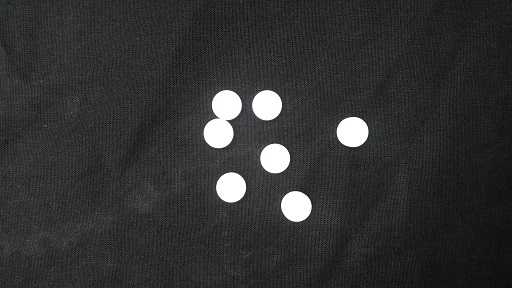
#> input picture POC/zdjecia/z1.jpg, 512 x 288 px; its folder holds only this picture in this run
$ jupyter execute --allow-errors scene-segmentation.ipynb
#> lines starting #> are read from the running program, lines starting #| are printed output that depends on the picture; after the words box and inside, x2 and y2 are one past the last pixel; in counts of white or black regions, pixels touching at a corner belong together; long printed decimals are rounded
#> further down, image is the input picture: shape (288, 512, 3); mean R, G, B 49.2, 50, 49.8
#> `hist, bins = histo`: hist = 256 values, max 144267 at index 0, min 0 at index 2, mean 576; bins = 257 values from 0 to 256
#> `plt.show()`:
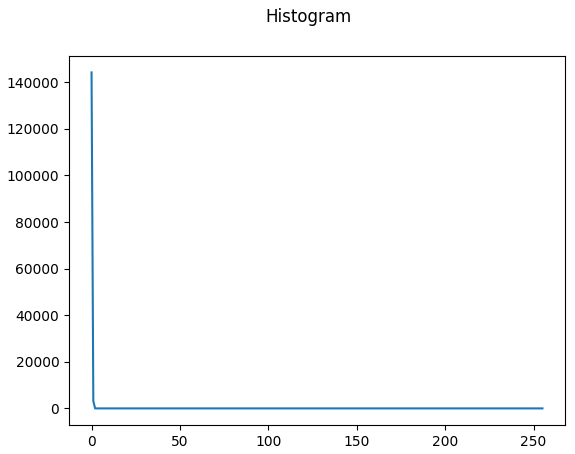
#> figure drawn by matplotlib, 1 panel; curve peaks at x = 0, y = 144267
[cell 1]
import numpy as np
import matplotlib.pyplot as plt
from skimage import io
from skimage.color import rgb2gray


path = 'zdjecia/'
#> (the rest of this cell did not finish here and is left out)

[cell 2]
from skimage import filters

th = filters.threshold_otsu(image)
#> th = 0.572
print('Prog binaryzacji: ', th)
#| Prog binaryzacji:  0.5717

binary = image < th
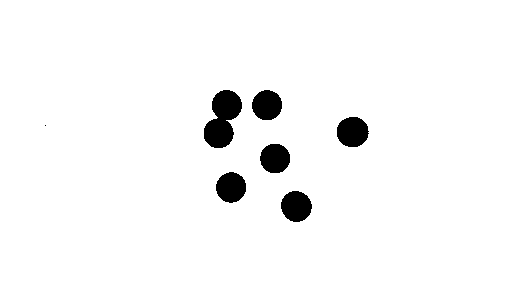
#> binary: shape (288, 512) bool; 96.6% white; 7 black regions (1 under 20 px), largest, box (x1, y1, x2, y2) and area: (204, 90, 242, 148) 1415, (337, 117, 369, 147) 763, (281, 191, 312, 222) 742, (216, 172, 246, 203) 717, (252, 90, 282, 120) 712, (260, 144, 290, 173) 698

plt.imshow(binary, cmap='binary')
plt.axis('on')
plt.suptitle('Obraz po binaryzacji')
plt.show()

[cell 3]
from scipy import ndimage as ndi
label_objects, nb_labels = ndi.label(binary)
#> nb_labels = 1

sizes = np.bincount(label_objects.ravel())
#> sizes = [5048, 142408]
mask_sizes = sizes > 20
#> mask_sizes = [True, True]
mask_sizes[0] = 0

figures = mask_sizes[label_objects]

plt.imshow(figures, cmap="hot")
plt.axis('on')
plt.suptitle('Obiekty na obrazie')
plt.show()

print(figures.shape)
#| (288, 512)
print(label_objects.shape)
#| (288, 512)
print(nb_labels)
#| 1

[cell 4]
plt.imshow(label_objects,cmap='hot')
plt.show()

mask_sizes
print(sizes, mask_sizes)
#| [  5048 142408] [False  True]
print(label_objects[250][300])
#| 1
print(label_objects[100][400])
#| 1
print(label_objects[100][100])
#| 1
# print label_objects.size, label_objects.shape
print(np.sum(label_objects == 2))
#| 0

[cell 5]
no_of_object = 2

def cog(labelledImage, objNumber):
    cx = 0
    cy = 0
    for y in range(labelledImage.shape[0]):
        for x in range(labelledImage.shape[1]):
            if labelledImage[y,x] == objNumber:
                cy = cy + y
                cx = cx + x

    cx = cx / sizes[objNumber]
    cy = cy / sizes[objNumber]

    return int(cy), int(cx)

cogs = []
for i in range(nb_labels):
    cogs.append(cog(label_objects, i+1))
#> this loop made 1 pass
#> (cx in cog, cy in cog) on pass 1: (255.1, 143.4)
#> after the loop, cogs = [(143, 255)]

print(cogs)
#| [(143, 255)]

[cell 6]
def drawMarkers(image, coords):

    image = np.copy(image)

    for item in coords:
        y,x = item
        for j in range(y-5, y+6):
            image[j,x] = 0
        for i in range(x-5, x+6):
            image[y,i] = 0
#> this loop made 1 pass
#> image: shape (288, 512) int32; values 0 (black) and 1 (white), 96.6% white; 8 black regions (1 under 20 px), largest, box (x1, y1, x2, y2) and area: (204, 90, 242, 148) 1415, (337, 117, 369, 147) 763, (281, 191, 312, 222) 742

    return image


lo = drawMarkers(label_objects, cogs)
plt.figure(figsize=(10,10))
plt.imshow(lo,cmap='hot')
plt.show()

[cell 7]
from operator import itemgetter

cogs2 = sorted(cogs, key=itemgetter(0,1))
#> cogs2 = [(143, 255)]
print(cogs2)
#| [(143, 255)]

from numpy.linalg import norm
cogs3 = sorted(cogs, key=lambda tup: norm(tup))
#> cogs3 = [(143, 255)]
print(cogs3)
#| [(143, 255)]

for item in cogs3:
    print(norm(item))
#> this loop made 1 pass
#| 292.359

[cell 8]
import math

p1 = 0
p2 = 1

#> (the rest of this cell did not finish here and is left out)

#> (a cell that did not finish here is left out)

[cell 10]
def getFigure(labelledImage, objNumber):

    points = []
    for y in range(labelledImage.shape[0]):
        for x in range(labelledImage.shape[1]):
            if labelledImage[y,x] == objNumber:
                points.append((y,x))

    return points

print(nb_labels)
#| 1

[cell 11]
for i in range(nb_labels):
    pts = getFigure(label_objects, i+1)
    print(len(pts))
#> this loop made 1 pass
#| 142408

[cell 12]
def cog2(points):
    mx=0
    my=0
    for (y,x) in points:
        mx = mx + x
        my = my + y
    mx = mx/len(points)
    my = my/len(points)

    return [my, mx]


for i in range(nb_labels):
    pts = getFigure(label_objects, i+1)

    print('Liczba punktow: ',len(pts),' Srodek ciezkosci: ', cog2(pts))
#> this loop made 1 pass
#| Liczba punktow:  142408  Srodek ciezkosci:  [143.390, 255.080]

[cell 13]
from scipy.spatial import distance

def computeBB(points):

    s = len(points)
    my,mx = cog2(pts)

    r = 0
    for point in points:
         r = r + distance.euclidean(point,(my,mx))**2

    return s/(math.sqrt(2*math.pi*r))

[cell 14]
for i in range(nb_labels):
    pts = getFigure(label_objects, i+1)
    bb = computeBB(pts)

    print('Liczba punktow: ',len(pts), ' Srodek ciezkosci: ', cog2(pts), ' Blair-Bliss: ', bb)
#> this loop made 1 pass
#> (s in computeBB, bb) on pass 1: (142408, 0.874)
#| Liczba punktow:  142408  Srodek ciezkosci:  [143.390, 255.080]  Blair-Bliss:  0.8743

[cell 15]
def computeFeret(points):

    px = [x for (y,x) in points]
    py = [y for (y,x) in points]

    fx = max(px) - min(px)
    fy = max(py) - min(py)

    return float(fy)/float(fx)

[cell 16]
for i in range(nb_labels):
    pts = getFigure(label_objects, i+1)
    bb = computeBB(pts)
    feret = computeFeret(pts)

    print('Liczba punktow: ',len(pts),' Srodek ciezkosci: ', cog2(pts),' Blair-Bliss: ', bb,' Feret: ',feret)
#> this loop made 1 pass
#> (s in computeBB, bb, fx in computeFeret, fy in computeFeret, feret) on pass 1: (142408, 0.874, 511, 287, 0.562)
#| Liczba punktow:  142408  Srodek ciezkosci:  [143.390, 255.080]  Blair-Bliss:  0.8743  Feret:  0.5616
